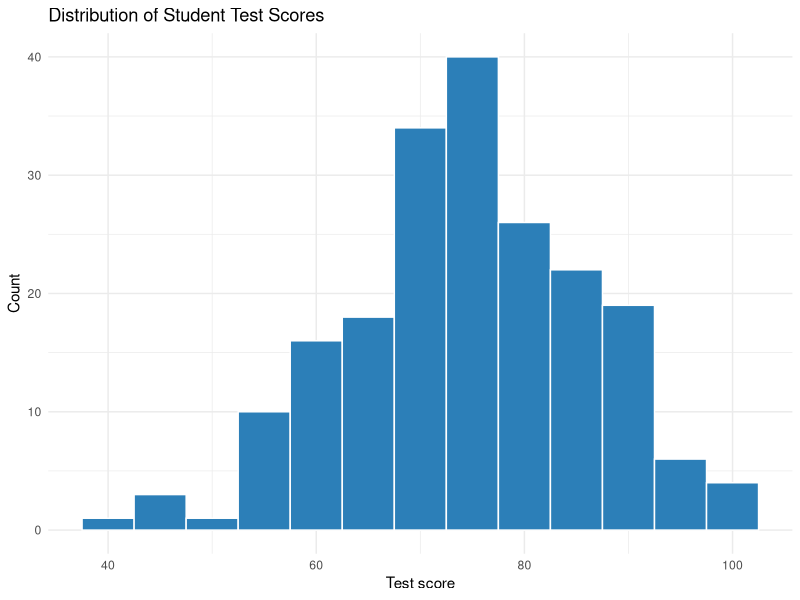

Here is the R script that generated this plot:
## ---- chunk 1
library(tibble)
library(ggplot2)

set.seed(42)
n <- 200

df <- tibble(
  student_id = sprintf("S%03d", seq_len(n)),
  name = paste0("Student_", seq_len(n)),
  score = pmin(pmax(round(rnorm(n, mean = 75, sd = 12)), 0), 100)
)

p <- ggplot(df, aes(x = score)) +
  geom_histogram(binwidth = 5, color = "white", fill = "#2c7fb8") +
  labs(title = "Distribution of Student Test Scores", x = "Test score", y = "Count") +
  theme_minimal()

list(data = df, plot = p)
